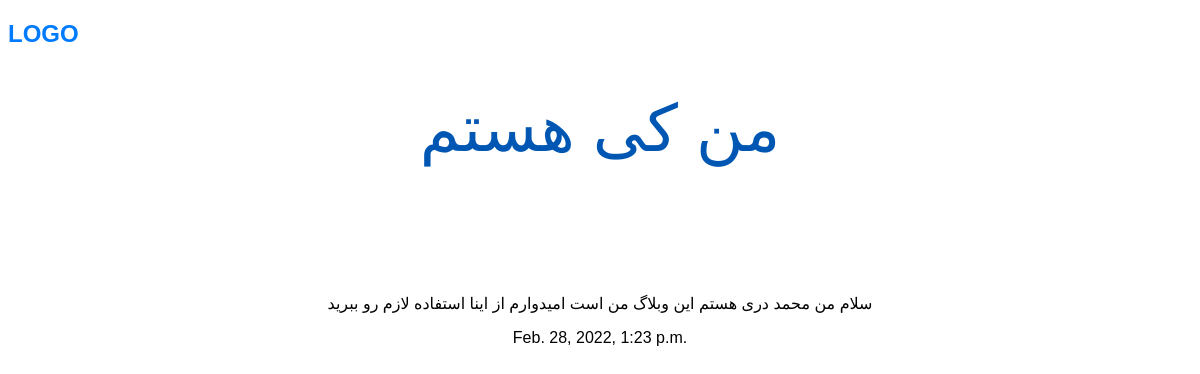
Page /articles/how-am-i on the committed database.
### articles/models.py (models this page shows, shortened)
class Article(models.Model):
    title: str = models.CharField(max_length=256)
    slug = models.SlugField()
    body: str = models.TextField()
    date = models.DateTimeField(auto_now_add=True)
    image = models.ImageField(default='default.png', blank=True)

### articles/views.py (the view)
# urls.py: path("<slug>", views.article_detail, name="detail"),
def article_detail(request, slug):
    article = models.Article.objects.get(slug=slug)
    args = {
        "article": article
    }
    return render(request, "articles/article-detail.html", args)

### articles/templates/articles/article-detail.html (shortened to what this page needs)
{% extends 'base.html' %}
{% block content %}
<h1 class="title">
    <a href="">{{article.title}}</a>
</h1>
<div>
</div>
<div class="content">
    <p>{{article.body}}</p>
    <p>{{article.date}}</p>
</div>
{% endblock content %}

### assets/styles.css (style rules this page uses)
body { background-color: white; color: black; text-align: center; justify-content: center; font-family: Arial, Helvetica, sans-serif; }
.title { font-weight: normal; font-size: 65px; padding-bottom: 50px; }
a { color: #007bff; text-decoration: none; background-color: transparent; -webkit-text-decoration-skip: objects; }

### rows in the picture
Article: title "من کی هستم", body "سلام من محمد دری هستم این وبلاگ من است امیدوارم از اینا استفاده لازم رو ببرید", date "Feb. 28, 2022, 1:23 p.m."
